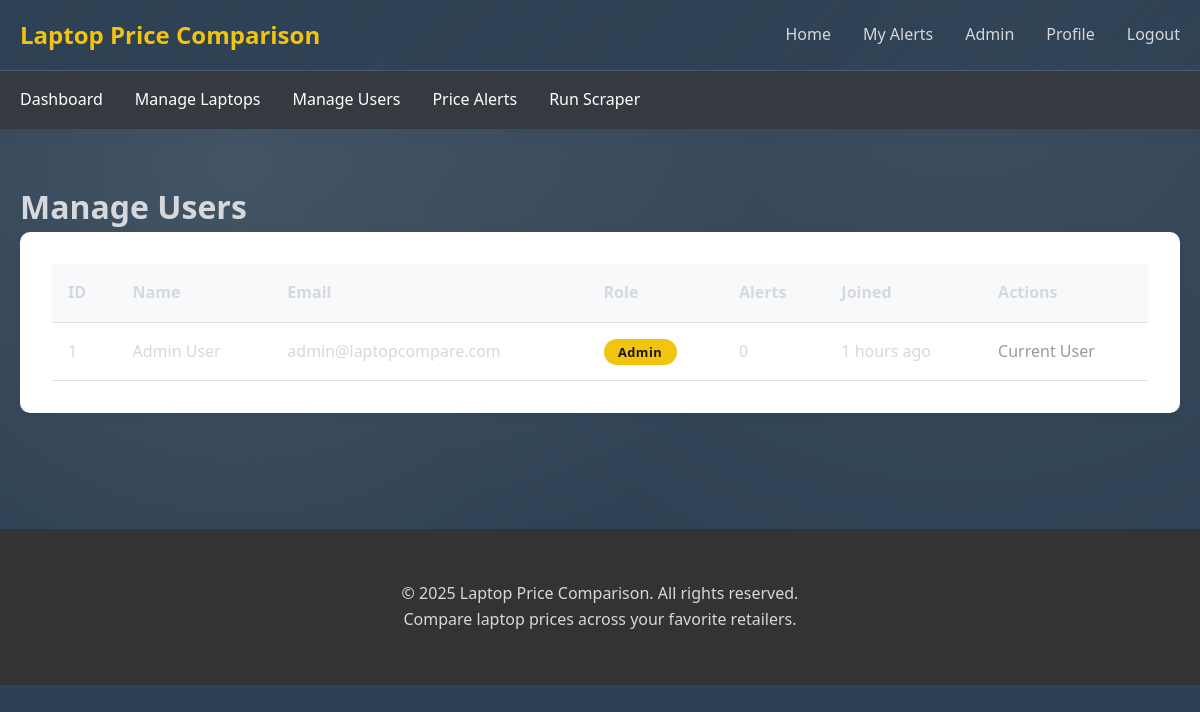
The page /admin/users.php (signed in) on the database its author committed.
### tables this page shows
CREATE TABLE users (
    id INT AUTO_INCREMENT PRIMARY KEY,
    email VARCHAR(255) NOT NULL UNIQUE,
    password VARCHAR(255) NOT NULL,
    name VARCHAR(100) NOT NULL,
    created_at TIMESTAMP DEFAULT CURRENT_TIMESTAMP,
    is_admin TINYINT(1) DEFAULT 0,
    INDEX idx_email (email)
);

### config.php (called while the page is built, shortened)
<?php
function timeAgo($timestamp) {
    $time = strtotime($timestamp);
    $diff = time() - $time;
    if ($diff < 86400) return floor($diff / 3600) . ' hours ago';
    return date('M j, Y', $time);
}
?>

### admin/users.php (the view, shortened to what this page needs)
<?php
require_once '../config.php';
$users = $conn->query("
    SELECT u.*,
           (SELECT COUNT(*) FROM price_alerts WHERE user_id = u.id) as alert_count
    FROM users u
    ORDER BY u.created_at DESC
")->fetchAll();
?>
<!DOCTYPE html>
<html lang="en">
<head>
    <link rel="stylesheet" href="../css/style.css">
</head>
<body>
    <?php include '../includes/header.php'; ?>
    <?php include 'partials/admin-nav.php'; ?>
    <main class="container">
        <h1>Manage Users</h1>
        <div class="data-table">
            <table>
                <thead>
                    <tr>
                        <th>ID</th>
                        <th>Name</th>
                        <th>Email</th>
                        <th>Role</th>
                        <th>Alerts</th>
                        <th>Joined</th>
                        <th>Actions</th>
                    </tr>
                </thead>
                <tbody>
                    <?php foreach ($users as $user): ?>
                    <tr>
                        <td><?php echo $user['id']; ?></td>
                        <td><?php echo htmlspecialchars($user['name']); ?></td>
                        <td><?php echo htmlspecialchars($user['email']); ?></td>
                        <td>
                            <span class="badge <?php echo $user['is_admin'] ? '' : 'inactive-badge'; ?>">
                                <?php echo $user['is_admin'] ? 'Admin' : 'User'; ?>
                            </span>
                        </td>
                        <td><?php echo $user['alert_count']; ?></td>
                        <td><?php echo timeAgo($user['created_at']); ?></td>
                        <td>
                            <?php if ($user['id'] != $_SESSION['user_id']): ?>
                                <a href="users.php?delete=<?php echo $user['id']; ?>"
                                   class="btn btn-sm btn-danger"
                                   onclick="return confirm('Delete this user and all their alerts?');">
                                    Delete
                                </a>
                            <?php else: ?>
                                <span style="color: #999;">Current User</span>
                            <?php endif; ?>
                        </td>
                    </tr>
                    <?php endforeach; ?>
                </tbody>
            </table>
        </div>
    </main>
    <?php include '../includes/footer.php'; ?>
</body>
</html>

### css/style.css (style rules this page uses)
:root { --royal-blue: #2E4053; --midnight: rgba(46, 64, 83, 0.92); --deep-navy: #273746; --accent-blue: #AAB7B8; --accent-gold: #F1C40F; --accent-gold-dark: #CDA40D; --soft-ivory: #D5D8DC; --cool-gray: #BFC9CA; --card-bg: #2E4053; --card-border: rgba(191, 201, 202, 0.18); --shadow-primary: 0 20px 45px rgba(46, 64, 83, 0.55); }
* { margin: 0; padding: 0; box-sizing: border-box; }
body { font-family: 'Segoe UI', Tahoma, Geneva, Verdana, sans-serif; line-height: 1.6; color: var(--soft-ivory); background-color: var(--royal-blue); background-image: radial-gradient(circle at 20% 20%, rgba(191, 201, 202, 0.15), transparent 45%), radial-gradient(circle at 80% 0%, rgba(170, 183, 184, 0.12), transparent 55%); min-height: 100vh; }
.container { max-width: 1200px; margin: 0 auto; padding: 20px; color: var(--soft-ivory); }
.badge { background: var(--accent-gold); color: #1b1405; padding: 0.25rem 0.9rem; border-radius: 999px; font-size: 0.8rem; font-weight: 600; letter-spacing: 0.5px; }

### admin/partials/nav-styles.php (style rules this page uses)
.data-table { background: white; padding: 2rem; border-radius: 10px; box-shadow: 0 2px 10px rgba(0,0,0,0.05); margin-bottom: 2rem; }
table { width: 100%; border-collapse: collapse; }
th, td { padding: 1rem; text-align: left; border-bottom: 1px solid #e0e0e0; }
th { background: #f8f9fa; font-weight: 600; }

### rows shown on the page
users: id "1", name "Admin User", email "admin@laptopcompare.com", is_admin "Admin", alert_count "0", created_at "1 hours ago", shows "Current User"

### other values the page prints
SITE_NAME "Laptop Price Comparison"
